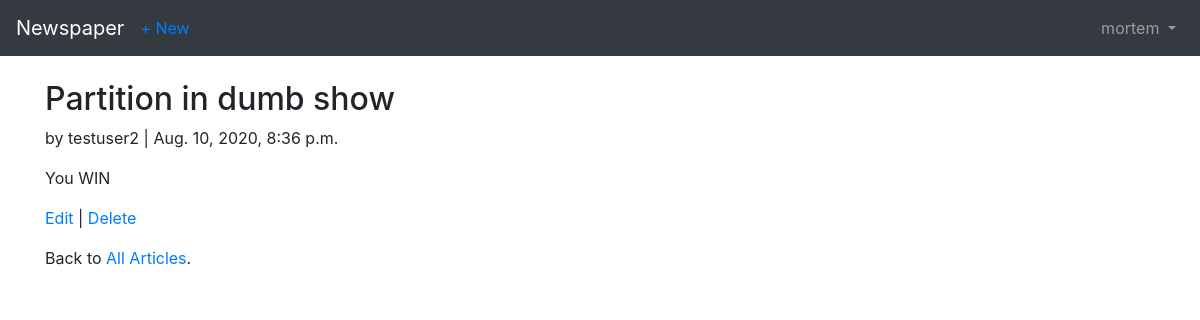
/articles/2/ (signed in), run on the app's committed database.
### users/models.py (models this page shows)
class CustomUser(AbstractUser):
    age = models.PositiveBigIntegerField(default=0)

### articles/models.py (models this page shows, shortened)
class Article(models.Model):
    title = models.CharField(max_length=255)
    body = models.TextField()
    date = models.DateTimeField(auto_now_add=True)
    author = models.ForeignKey(
        settings.AUTH_USER_MODEL,
        on_delete=models.CASCADE,
    )

### articles/views.py (the view)
class ArticleDetailView(LoginRequiredMixin, DetailView):
    model = models.Article
    template_name = 'article_detail.html'
    login_url = 'login'

### templates/article_detail.html (shortened to what this page needs)
<!DOCTYPE html>
{% extends "base.html" %}
    {% block content %}
        <div class="article-entry">
            <h2>{{ object.title }}</h2>
                <p> by {{ object.author }} | {{ object.date }}</p>
                <p>{{ object.body }}</p>
        </div>
        <p><a href="{% url 'article_edit' article.pk %}">Edit</a> |
            <a href="{% url 'article_delete' article.pk %}">Delete</a></p>
        <p>Back to <a href="{% url 'article_list' %}">All Articles</a>.</p>
    {% endblock content %}

### templates/base.html (shortened to what this page needs)
<!DOCTYPE html>
<html lang="en">
    <head>
        <link rel="stylesheet" href="https://maxcdn.bootstrapcdn.com/bootstrap/4.0.0/css/bootstrap.min.css"
              integrity="sha384-Gn5384xqQ1aoWXA+058RXPxPg6fy4IWvTNh0E2\
            63XmFcJlSAwiGgFAW/dAiS6JXm">
    </head>
    <body>
        <nav class="navbar navbar-expand-md navbar-dark bg-dark mb-4">
            <a class="navbar-brand" href="{% url 'home' %}">Newspaper</a>
            {% if user.is_authenticated %}
                <ul class="navbar-nav mr-auto">
                    <li class="nav-item">
                        <a href="{% url 'article_new' %}">+ New</a>
                    </li>
                </ul>
            {% endif %}
            <div class="collapse navbar-collapse" id="navbarCollapse">
                {% if user.is_authenticated %}
                    <ul class="navbar-nav ml-auto">
                        <li class="nav-item">
                            <a class="nav-link dropdown-toggle" href="#" id="userMenu" data-toggle="dropdown"
                                aria-haspopup="true" aria-expanded="false">
                                {{ user.username }}
                            </a>
                        </li>
                    </ul>
                {% else %}
                    <form class="form-inline ml-auto">
                        <a href="{% url 'login' %}" class="btn btn-outline-secondary">Log in</a>
                        <a href="{% url 'signup' %}" class="btn btn-primary ml-2">Sign up</a>
                    </form>
                {% endif %}
            </div>
        </nav>
        <div class="container">
            {% block content %}
            {% endblock %}
        </div>
        <link rel="stylesheet" type="text/css" href="//netdna.bootstrapcdn.com/bootstrap/4.5.2/js/bootstrap.min.js">
    </body>
</html>

### data on the page
CustomUser: username "mortem"
Article: title "Partition in dumb show", author "testuser2", date "Aug. 10, 2020, 8:36 p.m.", body "You WIN"
